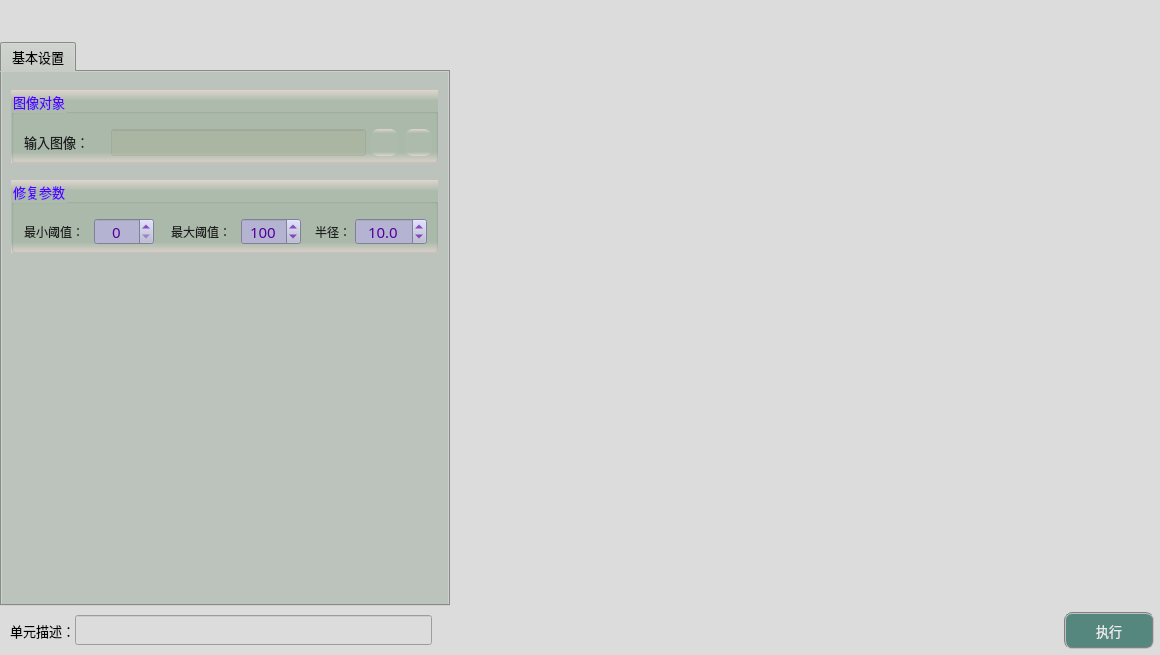
<?xml version="1.0" encoding="UTF-8"?>
<ui version="4.0">
 <class>frmImageRepairClass</class>
 <widget class="QDialog" name="frmImageRepairClass">
  <property name="geometry">
   <rect>
    <x>0</x>
    <y>0</y>
    <width>1160</width>
    <height>655</height>
   </rect>
  </property>
  <property name="sizePolicy">
   <sizepolicy hsizetype="Fixed" vsizetype="Fixed">
    <horstretch>0</horstretch>
    <verstretch>0</verstretch>
   </sizepolicy>
  </property>
  <property name="minimumSize">
   <size>
    <width>1160</width>
    <height>655</height>
   </size>
  </property>
  <property name="maximumSize">
   <size>
    <width>1160</width>
    <height>655</height>
   </size>
  </property>
  <property name="windowTitle">
   <string>图像修复</string>
  </property>
  <property name="styleSheet">
   <string notr="true">background-color: rgb(220, 220, 220);</string>
  </property>
  <layout class="QGridLayout" name="gridLayout">
   <property name="leftMargin">
    <number>0</number>
   </property>
   <property name="topMargin">
    <number>0</number>
   </property>
   <property name="rightMargin">
    <number>0</number>
   </property>
   <property name="bottomMargin">
    <number>0</number>
   </property>
   <property name="spacing">
    <number>1</number>
   </property>
   <item row="1" column="2">
    <layout class="QGridLayout" name="imageLayout">
     <property name="spacing">
      <number>1</number>
     </property>
    </layout>
   </item>
   <item row="2" column="0">
    <spacer name="verticalSpacer_4">
     <property name="orientation">
      <enum>Qt::Vertical</enum>
     </property>
     <property name="sizeType">
      <enum>QSizePolicy::Fixed</enum>
     </property>
     <property name="sizeHint" stdset="0">
      <size>
       <width>20</width>
       <height>5</height>
      </size>
     </property>
    </spacer>
   </item>
   <item row="0" column="2">
    <spacer name="verticalSpacer">
     <property name="orientation">
      <enum>Qt::Vertical</enum>
     </property>
     <property name="sizeType">
      <enum>QSizePolicy::Fixed</enum>
     </property>
     <property name="sizeHint" stdset="0">
      <size>
       <width>20</width>
       <height>42</height>
      </size>
     </property>
    </spacer>
   </item>
   <item row="1" column="0">
    <widget class="QTabWidget" name="tabWidget">
     <property name="sizePolicy">
      <sizepolicy hsizetype="Fixed" vsizetype="Expanding">
       <horstretch>0</horstretch>
       <verstretch>0</verstretch>
      </sizepolicy>
     </property>
     <property name="minimumSize">
      <size>
       <width>450</width>
       <height>550</height>
      </size>
     </property>
     <property name="maximumSize">
      <size>
       <width>16777215</width>
       <height>16777215</height>
      </size>
     </property>
     <property name="font">
      <font>
       <family>微软雅黑</family>
       <pointsize>10</pointsize>
      </font>
     </property>
     <property name="styleSheet">
      <string notr="true">background-color: #bcc2bc;</string>
     </property>
     <property name="currentIndex">
      <number>0</number>
     </property>
     <widget class="QWidget" name="tab">
      <attribute name="title">
       <string>基本设置</string>
      </attribute>
      <widget class="QGroupBox" name="groupCamera_8">
       <property name="geometry">
        <rect>
         <x>9</x>
         <y>108</y>
         <width>427</width>
         <height>73</height>
        </rect>
       </property>
       <property name="font">
        <font>
         <family>微软雅黑</family>
         <pointsize>10</pointsize>
        </font>
       </property>
       <property name="styleSheet">
        <string notr="true">background-color: qlineargradient(x1:0, y1:0, x2:0, y2:1, stop:0 #dfd5cf, stop: 0.15 #acbbac, stop: 0.85 #acbbac,stop:1 #dfd5cf);
color: rgb(85, 0, 255);</string>
       </property>
       <property name="title">
        <string>修复参数</string>
       </property>
       <widget class="QSpinBox" name="spinMaxThreshold">
        <property name="geometry">
         <rect>
          <x>230</x>
          <y>38</y>
          <width>60</width>
          <height>27</height>
         </rect>
        </property>
        <property name="font">
         <font>
          <family>微软雅黑</family>
          <pointsize>11</pointsize>
         </font>
        </property>
        <property name="styleSheet">
         <string notr="true">QWidget{color: rgb(85, 0, 155);background-color: rgb(180, 180, 210);}
QSpinBox::up-button{
    border:transparent;
}
QSpinBox::down-button{
    border:transparent;
}
QSpinBox::up-arrow{
    image:url(:/resource/up.png);
}
QSpinBox::down-arrow{
    image:url(:/resource/down.png);
}</string>
        </property>
        <property name="alignment">
         <set>Qt::AlignCenter</set>
        </property>
        <property name="minimum">
         <number>1</number>
        </property>
        <property name="maximum">
         <number>255</number>
        </property>
        <property name="value">
         <number>100</number>
        </property>
       </widget>
       <widget class="QLabel" name="label_8">
        <property name="geometry">
         <rect>
          <x>160</x>
          <y>42</y>
          <width>73</width>
          <height>19</height>
         </rect>
        </property>
        <property name="font">
         <font>
          <family>微软雅黑</family>
          <pointsize>9</pointsize>
          <weight>50</weight>
          <bold>false</bold>
         </font>
        </property>
        <property name="styleSheet">
         <string notr="true">color: rgb(30, 30, 30);
background: transparent;</string>
        </property>
        <property name="text">
         <string>最大阈值：</string>
        </property>
       </widget>
       <widget class="QSpinBox" name="spinMinThreshold">
        <property name="geometry">
         <rect>
          <x>83</x>
          <y>38</y>
          <width>60</width>
          <height>27</height>
         </rect>
        </property>
        <property name="font">
         <font>
          <family>微软雅黑</family>
          <pointsize>11</pointsize>
         </font>
        </property>
        <property name="styleSheet">
         <string notr="true">QWidget{color: rgb(85, 0, 155);background-color: rgb(180, 180, 210);}
QSpinBox::up-button{
    border:transparent;
}
QSpinBox::down-button{
    border:transparent;
}
QSpinBox::up-arrow{
    image:url(:/resource/up.png);
}
QSpinBox::down-arrow{
    image:url(:/resource/down.png);
}</string>
        </property>
        <property name="alignment">
         <set>Qt::AlignCenter</set>
        </property>
        <property name="minimum">
         <number>0</number>
        </property>
        <property name="maximum">
         <number>254</number>
        </property>
        <property name="value">
         <number>0</number>
        </property>
       </widget>
       <widget class="QLabel" name="label_7">
        <property name="geometry">
         <rect>
          <x>13</x>
          <y>42</y>
          <width>69</width>
          <height>19</height>
         </rect>
        </property>
        <property name="font">
         <font>
          <family>微软雅黑</family>
          <pointsize>9</pointsize>
          <weight>50</weight>
          <bold>false</bold>
         </font>
        </property>
        <property name="styleSheet">
         <string notr="true">color: rgb(30, 30, 30);
background: transparent;</string>
        </property>
        <property name="text">
         <string>最小阈值：</string>
        </property>
       </widget>
       <widget class="QLabel" name="label_10">
        <property name="geometry">
         <rect>
          <x>304</x>
          <y>42</y>
          <width>41</width>
          <height>19</height>
         </rect>
        </property>
        <property name="font">
         <font>
          <family>微软雅黑</family>
          <pointsize>9</pointsize>
          <weight>50</weight>
          <bold>false</bold>
         </font>
        </property>
        <property name="styleSheet">
         <string notr="true">color: rgb(30, 30, 30);
background: transparent;</string>
        </property>
        <property name="text">
         <string>半径：</string>
        </property>
       </widget>
       <widget class="QDoubleSpinBox" name="spinRadius">
        <property name="geometry">
         <rect>
          <x>344</x>
          <y>38</y>
          <width>72</width>
          <height>27</height>
         </rect>
        </property>
        <property name="sizePolicy">
         <sizepolicy hsizetype="Fixed" vsizetype="Fixed">
          <horstretch>0</horstretch>
          <verstretch>0</verstretch>
         </sizepolicy>
        </property>
        <property name="minimumSize">
         <size>
          <width>72</width>
          <height>25</height>
         </size>
        </property>
        <property name="font">
         <font>
          <family>微软雅黑</family>
          <pointsize>11</pointsize>
         </font>
        </property>
        <property name="styleSheet">
         <string notr="true">QWidget{color: rgb(85, 0, 155);background-color: rgb(180, 180, 210);}
QDoubleSpinBox::up-button{
    border:transparent;
}
QDoubleSpinBox::down-button{
    border:transparent;
}
QDoubleSpinBox::up-arrow{
    image:url(:/resource/up.png);
}
QDoubleSpinBox::down-arrow{
    image:url(:/resource/down.png);
}</string>
        </property>
        <property name="alignment">
         <set>Qt::AlignCenter</set>
        </property>
        <property name="decimals">
         <number>1</number>
        </property>
        <property name="minimum">
         <double>0.100000000000000</double>
        </property>
        <property name="maximum">
         <double>999.899999999999977</double>
        </property>
        <property name="singleStep">
         <double>1.000000000000000</double>
        </property>
        <property name="value">
         <double>10.000000000000000</double>
        </property>
       </widget>
       <zorder>label_8</zorder>
       <zorder>label_7</zorder>
       <zorder>spinMaxThreshold</zorder>
       <zorder>spinMinThreshold</zorder>
       <zorder>label_10</zorder>
       <zorder>spinRadius</zorder>
      </widget>
      <widget class="QGroupBox" name="groupCamera">
       <property name="geometry">
        <rect>
         <x>9</x>
         <y>18</y>
         <width>427</width>
         <height>73</height>
        </rect>
       </property>
       <property name="font">
        <font>
         <family>微软雅黑</family>
         <pointsize>10</pointsize>
        </font>
       </property>
       <property name="styleSheet">
        <string notr="true">background-color: qlineargradient(x1:0, y1:0, x2:0, y2:1, stop:0 #dfd5cf, stop: 0.15 #acbbac, stop: 0.85 #acbbac,stop:1 #dfd5cf);
color: rgb(85, 0, 255);</string>
       </property>
       <property name="title">
        <string>图像对象</string>
       </property>
       <widget class="QLabel" name="label_4">
        <property name="geometry">
         <rect>
          <x>13</x>
          <y>42</y>
          <width>79</width>
          <height>19</height>
         </rect>
        </property>
        <property name="font">
         <font>
          <family>微软雅黑</family>
          <pointsize>10</pointsize>
         </font>
        </property>
        <property name="styleSheet">
         <string notr="true">color: rgb(30, 30, 30);
background: transparent;</string>
        </property>
        <property name="text">
         <string>输入图像：</string>
        </property>
       </widget>
       <widget class="QLineEdit" name="txtLinkImage">
        <property name="geometry">
         <rect>
          <x>100</x>
          <y>39</y>
          <width>255</width>
          <height>27</height>
         </rect>
        </property>
        <property name="font">
         <font>
          <family>微软雅黑</family>
          <pointsize>10</pointsize>
         </font>
        </property>
        <property name="styleSheet">
         <string notr="true">color: rgb(0, 0, 200);
background-color: rgba(170, 170, 127,50);</string>
        </property>
        <property name="alignment">
         <set>Qt::AlignCenter</set>
        </property>
        <property name="readOnly">
         <bool>true</bool>
        </property>
       </widget>
       <widget class="QPushButton" name="btnLinkImage">
        <property name="geometry">
         <rect>
          <x>360</x>
          <y>39</y>
          <width>27</width>
          <height>27</height>
         </rect>
        </property>
        <property name="toolTip">
         <string>链接图像</string>
        </property>
        <property name="styleSheet">
         <string notr="true">QWidget{ border:none;border-radius: 8px;padding: 2px 4px;}
QPushButton:hover{ background-color: rgba(85, 150, 127, 100);}
QPushButton:pressed{background-color: rgba(85, 180, 127, 160);}</string>
        </property>
        <property name="text">
         <string/>
        </property>
        <property name="icon">
         <iconset resource="sub_res.qrc">
          <normaloff>:/resource/link.png</normaloff>:/resource/link.png</iconset>
        </property>
        <property name="iconSize">
         <size>
          <width>27</width>
          <height>27</height>
         </size>
        </property>
       </widget>
       <widget class="QPushButton" name="btnDelLinkImage">
        <property name="geometry">
         <rect>
          <x>394</x>
          <y>39</y>
          <width>27</width>
          <height>27</height>
         </rect>
        </property>
        <property name="toolTip">
         <string>删除图像链接</string>
        </property>
        <property name="styleSheet">
         <string notr="true">QWidget{ border:none;border-radius: 8px;padding: 2px 4px;}
QPushButton:hover{ background-color: rgba(226, 142, 162, 100);}
QPushButton:pressed{background-color: rgba(226, 172, 162, 200);}</string>
        </property>
        <property name="text">
         <string/>
        </property>
        <property name="icon">
         <iconset resource="sub_res.qrc">
          <normaloff>:/resource/del_link.png</normaloff>:/resource/del_link.png</iconset>
        </property>
        <property name="iconSize">
         <size>
          <width>27</width>
          <height>27</height>
         </size>
        </property>
       </widget>
      </widget>
     </widget>
    </widget>
   </item>
   <item row="0" column="0">
    <spacer name="verticalSpacer_2">
     <property name="orientation">
      <enum>Qt::Vertical</enum>
     </property>
     <property name="sizeType">
      <enum>QSizePolicy::Fixed</enum>
     </property>
     <property name="sizeHint" stdset="0">
      <size>
       <width>20</width>
       <height>42</height>
      </size>
     </property>
    </spacer>
   </item>
   <item row="3" column="0" colspan="3">
    <layout class="QHBoxLayout" name="horizontalLayout">
     <property name="spacing">
      <number>0</number>
     </property>
     <property name="bottomMargin">
      <number>6</number>
     </property>
     <item>
      <spacer name="horizontalSpacer">
       <property name="orientation">
        <enum>Qt::Horizontal</enum>
       </property>
       <property name="sizeType">
        <enum>QSizePolicy::Fixed</enum>
       </property>
       <property name="sizeHint" stdset="0">
        <size>
         <width>10</width>
         <height>20</height>
        </size>
       </property>
      </spacer>
     </item>
     <item>
      <widget class="QLabel" name="label_3">
       <property name="sizePolicy">
        <sizepolicy hsizetype="Fixed" vsizetype="Fixed">
         <horstretch>0</horstretch>
         <verstretch>0</verstretch>
        </sizepolicy>
       </property>
       <property name="maximumSize">
        <size>
         <width>83</width>
         <height>25</height>
        </size>
       </property>
       <property name="font">
        <font>
         <family>微软雅黑</family>
         <pointsize>10</pointsize>
        </font>
       </property>
       <property name="styleSheet">
        <string notr="true">background-color: rgba(255, 255, 255, 0);</string>
       </property>
       <property name="text">
        <string>单元描述：</string>
       </property>
      </widget>
     </item>
     <item>
      <widget class="QLineEdit" name="txtDescribe">
       <property name="sizePolicy">
        <sizepolicy hsizetype="Fixed" vsizetype="Fixed">
         <horstretch>0</horstretch>
         <verstretch>0</verstretch>
        </sizepolicy>
       </property>
       <property name="minimumSize">
        <size>
         <width>357</width>
         <height>30</height>
        </size>
       </property>
       <property name="maximumSize">
        <size>
         <width>16777215</width>
         <height>30</height>
        </size>
       </property>
       <property name="font">
        <font>
         <family>微软雅黑</family>
         <pointsize>10</pointsize>
        </font>
       </property>
      </widget>
     </item>
     <item>
      <spacer name="horizontalSpacer_8">
       <property name="orientation">
        <enum>Qt::Horizontal</enum>
       </property>
       <property name="sizeHint" stdset="0">
        <size>
         <width>40</width>
         <height>20</height>
        </size>
       </property>
      </spacer>
     </item>
     <item>
      <widget class="QPushButton" name="btnExecute">
       <property name="minimumSize">
        <size>
         <width>90</width>
         <height>37</height>
        </size>
       </property>
       <property name="font">
        <font>
         <family>微软雅黑</family>
         <pointsize>10</pointsize>
        </font>
       </property>
       <property name="styleSheet">
        <string notr="true">QWidget{ background-color: rgb(85, 135, 127);}
QWidget{ color: rgb(235, 235, 235);}
QWidget{ border: 2px groove gray;border-radius: 8px;padding: 2px 4px;}
QPushButton:hover{ background-color: rgb(85, 155, 127);}
QPushButton:pressed{background-color: rgb(85, 175, 127);}</string>
       </property>
       <property name="text">
        <string>执行</string>
       </property>
      </widget>
     </item>
     <item>
      <spacer name="horizontalSpacer_2">
       <property name="orientation">
        <enum>Qt::Horizontal</enum>
       </property>
       <property name="sizeType">
        <enum>QSizePolicy::Fixed</enum>
       </property>
       <property name="sizeHint" stdset="0">
        <size>
         <width>6</width>
         <height>20</height>
        </size>
       </property>
      </spacer>
     </item>
    </layout>
   </item>
   <item row="1" column="1">
    <spacer name="horizontalSpacer_3">
     <property name="orientation">
      <enum>Qt::Horizontal</enum>
     </property>
     <property name="sizeType">
      <enum>QSizePolicy::Fixed</enum>
     </property>
     <property name="sizeHint" stdset="0">
      <size>
       <width>3</width>
       <height>20</height>
      </size>
     </property>
    </spacer>
   </item>
  </layout>
 </widget>
 <layoutdefault spacing="6" margin="11"/>
 <resources>
  <include location="sub_res.qrc"/>
  <include location="../ImageView/sub_res.qrc"/>
 </resources>
 <connections/>
</ui>
